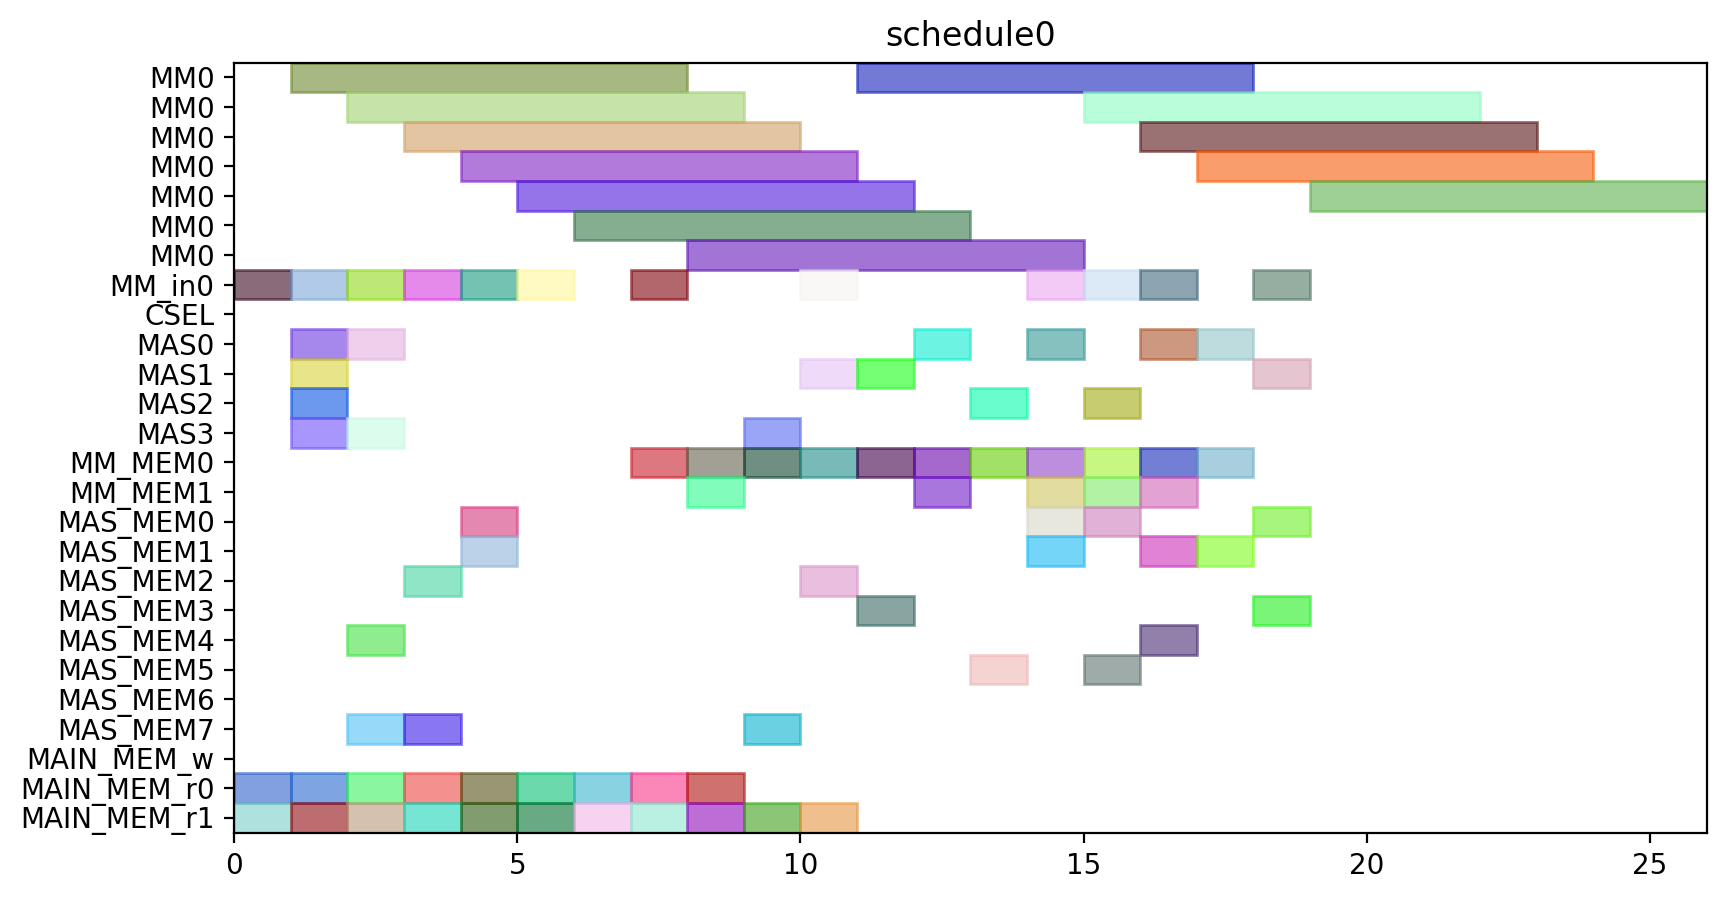

Generate this figure with Python:
from pyschedule import Scenario, solvers, plotters, alt


def solve():
	horizon = 90
	S = Scenario("schedule0", horizon=horizon)

	# resource
	MM = S.Resources('MM', num=1, size=7)
	MM_in = S.Resources('MM_in', num=1)
	CSEL = S.Resource('CSEL')
	MAS = S.Resources('MAS', num=4, size=1, periods=range(1, horizon))
	MM_MEM = S.Resources('MM_MEM', num=2)
	MAS_MEM = S.Resources('MAS_MEM', num=8)
	MAIN_MEM_w = S.Resource('MAIN_MEM_w', size=1)
	MAIN_MEM_r = S.Resources('MAIN_MEM_r', num=2)

	# result of previous scheduling

	# new tasks
	t0_in = S.Task('t0_in', length=1, delay_cost=1)
	t0_in += alt(MM_in)
	t0 = S.Task('t0', length=7, delay_cost=1)
	t0 += alt(MM)
	S += t0>=t0_in

	t0_mem0 = S.Task('t0_mem0', length=1, delay_cost=1)
	t0_mem0 += MAIN_MEM_r[0]
	t0_mem1 = S.Task('t0_mem1', length=1, delay_cost=1)
	t0_mem1 += MAIN_MEM_r[1]
	t1_in = S.Task('t1_in', length=1, delay_cost=1)
	t1_in += alt(MM_in)
	t1 = S.Task('t1', length=7, delay_cost=1)
	t1 += alt(MM)
	S += t1>=t1_in

	t1_mem0 = S.Task('t1_mem0', length=1, delay_cost=1)
	t1_mem0 += MAIN_MEM_r[0]
	t1_mem1 = S.Task('t1_mem1', length=1, delay_cost=1)
	t1_mem1 += MAIN_MEM_r[1]
	t2_in = S.Task('t2_in', length=1, delay_cost=1)
	t2_in += alt(MM_in)
	t2 = S.Task('t2', length=7, delay_cost=1)
	t2 += alt(MM)
	S += t2>=t2_in

	t2_mem0 = S.Task('t2_mem0', length=1, delay_cost=1)
	t2_mem0 += MAIN_MEM_r[0]
	t2_mem1 = S.Task('t2_mem1', length=1, delay_cost=1)
	t2_mem1 += MAIN_MEM_r[1]
	t3 = S.Task('t3', length=1, delay_cost=1)
	t3 += alt(MAS)

	t3_mem0 = S.Task('t3_mem0', length=1, delay_cost=1)
	t3_mem0 += MAIN_MEM_r[0]
	t3_mem1 = S.Task('t3_mem1', length=1, delay_cost=1)
	t3_mem1 += MAIN_MEM_r[1]
	t4 = S.Task('t4', length=1, delay_cost=1)
	t4 += alt(MAS)

	t4_mem0 = S.Task('t4_mem0', length=1, delay_cost=1)
	t4_mem0 += MAIN_MEM_r[0]
	t4_mem1 = S.Task('t4_mem1', length=1, delay_cost=1)
	t4_mem1 += MAIN_MEM_r[1]
	t8 = S.Task('t8', length=1, delay_cost=1)
	t8 += alt(MAS)

	t8_mem0 = S.Task('t8_mem0', length=1, delay_cost=1)
	t8_mem0 += MAIN_MEM_r[0]
	t8_mem1 = S.Task('t8_mem1', length=1, delay_cost=1)
	t8_mem1 += MAIN_MEM_r[1]
	t9 = S.Task('t9', length=1, delay_cost=1)
	t9 += alt(MAS)

	t9_mem0 = S.Task('t9_mem0', length=1, delay_cost=1)
	t9_mem0 += MAIN_MEM_r[0]
	t9_mem1 = S.Task('t9_mem1', length=1, delay_cost=1)
	t9_mem1 += MAIN_MEM_r[1]
	t13 = S.Task('t13', length=1, delay_cost=1)
	t13 += alt(MAS)

	t13_mem0 = S.Task('t13_mem0', length=1, delay_cost=1)
	t13_mem0 += MAIN_MEM_r[0]
	t13_mem1 = S.Task('t13_mem1', length=1, delay_cost=1)
	t13_mem1 += MAIN_MEM_r[1]
	t14 = S.Task('t14', length=1, delay_cost=1)
	t14 += alt(MAS)

	t14_mem0 = S.Task('t14_mem0', length=1, delay_cost=1)
	t14_mem0 += MAIN_MEM_r[0]
	t14_mem1 = S.Task('t14_mem1', length=1, delay_cost=1)
	t14_mem1 += MAIN_MEM_r[1]
	t5_in = S.Task('t5_in', length=1, delay_cost=1)
	t5_in += alt(MM_in)
	t5 = S.Task('t5', length=7, delay_cost=1)
	t5 += alt(MM)
	S += t5>=t5_in

	t5_mem0 = S.Task('t5_mem0', length=1, delay_cost=1)
	t5_mem0 += alt(MAS_MEM)
	S += (t3*MAS[0])-1 < t5_mem0*MAS_MEM[0]
	S += (t3*MAS[1])-1 < t5_mem0*MAS_MEM[2]
	S += (t3*MAS[2])-1 < t5_mem0*MAS_MEM[4]
	S += (t3*MAS[3])-1 < t5_mem0*MAS_MEM[6]
	S += t5_mem0 <= t5

	t5_mem1 = S.Task('t5_mem1', length=1, delay_cost=1)
	t5_mem1 += alt(MAS_MEM)
	S += (t4*MAS[0])-1 < t5_mem1*MAS_MEM[1]
	S += (t4*MAS[1])-1 < t5_mem1*MAS_MEM[3]
	S += (t4*MAS[2])-1 < t5_mem1*MAS_MEM[5]
	S += (t4*MAS[3])-1 < t5_mem1*MAS_MEM[7]
	S += t5_mem1 <= t5

	t6 = S.Task('t6', length=1, delay_cost=1)
	t6 += alt(MAS)

	t6_mem0 = S.Task('t6_mem0', length=1, delay_cost=1)
	t6_mem0 += alt(MM_MEM)
	S += (t0*MM[0])-1 < t6_mem0*MM_MEM[0]
	S += t6_mem0 <= t6

	t6_mem1 = S.Task('t6_mem1', length=1, delay_cost=1)
	t6_mem1 += alt(MM_MEM)
	S += (t1*MM[0])-1 < t6_mem1*MM_MEM[1]
	S += t6_mem1 <= t6

	t10_in = S.Task('t10_in', length=1, delay_cost=1)
	t10_in += alt(MM_in)
	t10 = S.Task('t10', length=7, delay_cost=1)
	t10 += alt(MM)
	S += t10>=t10_in

	t10_mem0 = S.Task('t10_mem0', length=1, delay_cost=1)
	t10_mem0 += alt(MAS_MEM)
	S += (t8*MAS[0])-1 < t10_mem0*MAS_MEM[0]
	S += (t8*MAS[1])-1 < t10_mem0*MAS_MEM[2]
	S += (t8*MAS[2])-1 < t10_mem0*MAS_MEM[4]
	S += (t8*MAS[3])-1 < t10_mem0*MAS_MEM[6]
	S += t10_mem0 <= t10

	t10_mem1 = S.Task('t10_mem1', length=1, delay_cost=1)
	t10_mem1 += alt(MAS_MEM)
	S += (t9*MAS[0])-1 < t10_mem1*MAS_MEM[1]
	S += (t9*MAS[1])-1 < t10_mem1*MAS_MEM[3]
	S += (t9*MAS[2])-1 < t10_mem1*MAS_MEM[5]
	S += (t9*MAS[3])-1 < t10_mem1*MAS_MEM[7]
	S += t10_mem1 <= t10

	t11 = S.Task('t11', length=1, delay_cost=1)
	t11 += alt(MAS)

	t11_mem0 = S.Task('t11_mem0', length=1, delay_cost=1)
	t11_mem0 += alt(MM_MEM)
	S += (t1*MM[0])-1 < t11_mem0*MM_MEM[0]
	S += t11_mem0 <= t11

	t11_mem1 = S.Task('t11_mem1', length=1, delay_cost=1)
	t11_mem1 += alt(MM_MEM)
	S += (t2*MM[0])-1 < t11_mem1*MM_MEM[1]
	S += t11_mem1 <= t11

	t15_in = S.Task('t15_in', length=1, delay_cost=1)
	t15_in += alt(MM_in)
	t15 = S.Task('t15', length=7, delay_cost=1)
	t15 += alt(MM)
	S += t15>=t15_in

	t15_mem0 = S.Task('t15_mem0', length=1, delay_cost=1)
	t15_mem0 += alt(MAS_MEM)
	S += (t13*MAS[0])-1 < t15_mem0*MAS_MEM[0]
	S += (t13*MAS[1])-1 < t15_mem0*MAS_MEM[2]
	S += (t13*MAS[2])-1 < t15_mem0*MAS_MEM[4]
	S += (t13*MAS[3])-1 < t15_mem0*MAS_MEM[6]
	S += t15_mem0 <= t15

	t15_mem1 = S.Task('t15_mem1', length=1, delay_cost=1)
	t15_mem1 += alt(MAS_MEM)
	S += (t14*MAS[0])-1 < t15_mem1*MAS_MEM[1]
	S += (t14*MAS[1])-1 < t15_mem1*MAS_MEM[3]
	S += (t14*MAS[2])-1 < t15_mem1*MAS_MEM[5]
	S += (t14*MAS[3])-1 < t15_mem1*MAS_MEM[7]
	S += t15_mem1 <= t15

	t16 = S.Task('t16', length=1, delay_cost=1)
	t16 += alt(MAS)

	t16_mem0 = S.Task('t16_mem0', length=1, delay_cost=1)
	t16_mem0 += alt(MM_MEM)
	S += (t0*MM[0])-1 < t16_mem0*MM_MEM[0]
	S += t16_mem0 <= t16

	t16_mem1 = S.Task('t16_mem1', length=1, delay_cost=1)
	t16_mem1 += alt(MM_MEM)
	S += (t2*MM[0])-1 < t16_mem1*MM_MEM[1]
	S += t16_mem1 <= t16

	t18 = S.Task('t18', length=1, delay_cost=1)
	t18 += alt(MAS)

	t18_mem0 = S.Task('t18_mem0', length=1, delay_cost=1)
	t18_mem0 += alt(MM_MEM)
	S += (t0*MM[0])-1 < t18_mem0*MM_MEM[0]
	S += t18_mem0 <= t18

	t20_in = S.Task('t20_in', length=1, delay_cost=1)
	t20_in += alt(MM_in)
	t20 = S.Task('t20', length=7, delay_cost=1)
	t20 += alt(MM)
	S += t20>=t20_in

	t20_mem0 = S.Task('t20_mem0', length=1, delay_cost=1)
	t20_mem0 += alt(MM_MEM)
	S += (t2*MM[0])-1 < t20_mem0*MM_MEM[0]
	S += t20_mem0 <= t20

	t20_mem1 = S.Task('t20_mem1', length=1, delay_cost=1)
	t20_mem1 += MAIN_MEM_r[1]
	t7 = S.Task('t7', length=1, delay_cost=1)
	t7 += alt(MAS)

	t7_mem0 = S.Task('t7_mem0', length=1, delay_cost=1)
	t7_mem0 += alt(MM_MEM)
	S += (t5*MM[0])-1 < t7_mem0*MM_MEM[0]
	S += t7_mem0 <= t7

	t7_mem1 = S.Task('t7_mem1', length=1, delay_cost=1)
	t7_mem1 += alt(MAS_MEM)
	S += (t6*MAS[0])-1 < t7_mem1*MAS_MEM[1]
	S += (t6*MAS[1])-1 < t7_mem1*MAS_MEM[3]
	S += (t6*MAS[2])-1 < t7_mem1*MAS_MEM[5]
	S += (t6*MAS[3])-1 < t7_mem1*MAS_MEM[7]
	S += t7_mem1 <= t7

	t12 = S.Task('t12', length=1, delay_cost=1)
	t12 += alt(MAS)

	t12_mem0 = S.Task('t12_mem0', length=1, delay_cost=1)
	t12_mem0 += alt(MM_MEM)
	S += (t10*MM[0])-1 < t12_mem0*MM_MEM[0]
	S += t12_mem0 <= t12

	t12_mem1 = S.Task('t12_mem1', length=1, delay_cost=1)
	t12_mem1 += alt(MAS_MEM)
	S += (t11*MAS[0])-1 < t12_mem1*MAS_MEM[1]
	S += (t11*MAS[1])-1 < t12_mem1*MAS_MEM[3]
	S += (t11*MAS[2])-1 < t12_mem1*MAS_MEM[5]
	S += (t11*MAS[3])-1 < t12_mem1*MAS_MEM[7]
	S += t12_mem1 <= t12

	t17 = S.Task('t17', length=1, delay_cost=1)
	t17 += alt(MAS)

	t17_mem0 = S.Task('t17_mem0', length=1, delay_cost=1)
	t17_mem0 += alt(MM_MEM)
	S += (t15*MM[0])-1 < t17_mem0*MM_MEM[0]
	S += t17_mem0 <= t17

	t17_mem1 = S.Task('t17_mem1', length=1, delay_cost=1)
	t17_mem1 += alt(MAS_MEM)
	S += (t16*MAS[0])-1 < t17_mem1*MAS_MEM[1]
	S += (t16*MAS[1])-1 < t17_mem1*MAS_MEM[3]
	S += (t16*MAS[2])-1 < t17_mem1*MAS_MEM[5]
	S += (t16*MAS[3])-1 < t17_mem1*MAS_MEM[7]
	S += t17_mem1 <= t17

	t19 = S.Task('t19', length=1, delay_cost=1)
	t19 += alt(MAS)

	t19_mem0 = S.Task('t19_mem0', length=1, delay_cost=1)
	t19_mem0 += alt(MM_MEM)
	S += (t0*MM[0])-1 < t19_mem0*MM_MEM[0]
	S += t19_mem0 <= t19

	t19_mem1 = S.Task('t19_mem1', length=1, delay_cost=1)
	t19_mem1 += alt(MAS_MEM)
	S += (t18*MAS[0])-1 < t19_mem1*MAS_MEM[1]
	S += (t18*MAS[1])-1 < t19_mem1*MAS_MEM[3]
	S += (t18*MAS[2])-1 < t19_mem1*MAS_MEM[5]
	S += (t18*MAS[3])-1 < t19_mem1*MAS_MEM[7]
	S += t19_mem1 <= t19

	t21 = S.Task('t21', length=1, delay_cost=1)
	t21 += alt(MAS)

	t21_mem0 = S.Task('t21_mem0', length=1, delay_cost=1)
	t21_mem0 += alt(MM_MEM)
	S += (t1*MM[0])-1 < t21_mem0*MM_MEM[0]
	S += t21_mem0 <= t21

	t21_mem1 = S.Task('t21_mem1', length=1, delay_cost=1)
	t21_mem1 += alt(MM_MEM)
	S += (t20*MM[0])-1 < t21_mem1*MM_MEM[1]
	S += t21_mem1 <= t21

	t22 = S.Task('t22', length=1, delay_cost=1)
	t22 += alt(MAS)

	t22_mem0 = S.Task('t22_mem0', length=1, delay_cost=1)
	t22_mem0 += alt(MM_MEM)
	S += (t1*MM[0])-1 < t22_mem0*MM_MEM[0]
	S += t22_mem0 <= t22

	t22_mem1 = S.Task('t22_mem1', length=1, delay_cost=1)
	t22_mem1 += alt(MM_MEM)
	S += (t20*MM[0])-1 < t22_mem1*MM_MEM[1]
	S += t22_mem1 <= t22

	t23_in = S.Task('t23_in', length=1, delay_cost=1)
	t23_in += alt(MM_in)
	t23 = S.Task('t23', length=7, delay_cost=1)
	t23 += alt(MM)
	S += t23>=t23_in

	t23_mem0 = S.Task('t23_mem0', length=1, delay_cost=1)
	t23_mem0 += alt(MAS_MEM)
	S += (t17*MAS[0])-1 < t23_mem0*MAS_MEM[0]
	S += (t17*MAS[1])-1 < t23_mem0*MAS_MEM[2]
	S += (t17*MAS[2])-1 < t23_mem0*MAS_MEM[4]
	S += (t17*MAS[3])-1 < t23_mem0*MAS_MEM[6]
	S += t23_mem0 <= t23

	t23_mem1 = S.Task('t23_mem1', length=1, delay_cost=1)
	t23_mem1 += MAIN_MEM_r[1]
	t25_in = S.Task('t25_in', length=1, delay_cost=1)
	t25_in += alt(MM_in)
	t25 = S.Task('t25', length=7, delay_cost=1)
	t25 += alt(MM)
	S += t25>=t25_in

	t25_mem0 = S.Task('t25_mem0', length=1, delay_cost=1)
	t25_mem0 += alt(MAS_MEM)
	S += (t7*MAS[0])-1 < t25_mem0*MAS_MEM[0]
	S += (t7*MAS[1])-1 < t25_mem0*MAS_MEM[2]
	S += (t7*MAS[2])-1 < t25_mem0*MAS_MEM[4]
	S += (t7*MAS[3])-1 < t25_mem0*MAS_MEM[6]
	S += t25_mem0 <= t25

	t25_mem1 = S.Task('t25_mem1', length=1, delay_cost=1)
	t25_mem1 += alt(MAS_MEM)
	S += (t22*MAS[0])-1 < t25_mem1*MAS_MEM[1]
	S += (t22*MAS[1])-1 < t25_mem1*MAS_MEM[3]
	S += (t22*MAS[2])-1 < t25_mem1*MAS_MEM[5]
	S += (t22*MAS[3])-1 < t25_mem1*MAS_MEM[7]
	S += t25_mem1 <= t25

	t27_in = S.Task('t27_in', length=1, delay_cost=1)
	t27_in += alt(MM_in)
	t27 = S.Task('t27', length=7, delay_cost=1)
	t27 += alt(MM)
	S += t27>=t27_in

	t27_mem0 = S.Task('t27_mem0', length=1, delay_cost=1)
	t27_mem0 += alt(MAS_MEM)
	S += (t22*MAS[0])-1 < t27_mem0*MAS_MEM[0]
	S += (t22*MAS[1])-1 < t27_mem0*MAS_MEM[2]
	S += (t22*MAS[2])-1 < t27_mem0*MAS_MEM[4]
	S += (t22*MAS[3])-1 < t27_mem0*MAS_MEM[6]
	S += t27_mem0 <= t27

	t27_mem1 = S.Task('t27_mem1', length=1, delay_cost=1)
	t27_mem1 += alt(MAS_MEM)
	S += (t21*MAS[0])-1 < t27_mem1*MAS_MEM[1]
	S += (t21*MAS[1])-1 < t27_mem1*MAS_MEM[3]
	S += (t21*MAS[2])-1 < t27_mem1*MAS_MEM[5]
	S += (t21*MAS[3])-1 < t27_mem1*MAS_MEM[7]
	S += t27_mem1 <= t27

	t28_in = S.Task('t28_in', length=1, delay_cost=1)
	t28_in += alt(MM_in)
	t28 = S.Task('t28', length=7, delay_cost=1)
	t28 += alt(MM)
	S += t28>=t28_in

	t28_mem0 = S.Task('t28_mem0', length=1, delay_cost=1)
	t28_mem0 += alt(MAS_MEM)
	S += (t19*MAS[0])-1 < t28_mem0*MAS_MEM[0]
	S += (t19*MAS[1])-1 < t28_mem0*MAS_MEM[2]
	S += (t19*MAS[2])-1 < t28_mem0*MAS_MEM[4]
	S += (t19*MAS[3])-1 < t28_mem0*MAS_MEM[6]
	S += t28_mem0 <= t28

	t28_mem1 = S.Task('t28_mem1', length=1, delay_cost=1)
	t28_mem1 += alt(MAS_MEM)
	S += (t7*MAS[0])-1 < t28_mem1*MAS_MEM[1]
	S += (t7*MAS[1])-1 < t28_mem1*MAS_MEM[3]
	S += (t7*MAS[2])-1 < t28_mem1*MAS_MEM[5]
	S += (t7*MAS[3])-1 < t28_mem1*MAS_MEM[7]
	S += t28_mem1 <= t28

	t29_in = S.Task('t29_in', length=1, delay_cost=1)
	t29_in += alt(MM_in)
	t29 = S.Task('t29', length=7, delay_cost=1)
	t29 += alt(MM)
	S += t29>=t29_in

	t29_mem0 = S.Task('t29_mem0', length=1, delay_cost=1)
	t29_mem0 += alt(MAS_MEM)
	S += (t21*MAS[0])-1 < t29_mem0*MAS_MEM[0]
	S += (t21*MAS[1])-1 < t29_mem0*MAS_MEM[2]
	S += (t21*MAS[2])-1 < t29_mem0*MAS_MEM[4]
	S += (t21*MAS[3])-1 < t29_mem0*MAS_MEM[6]
	S += t29_mem0 <= t29

	t29_mem1 = S.Task('t29_mem1', length=1, delay_cost=1)
	t29_mem1 += alt(MAS_MEM)
	S += (t12*MAS[0])-1 < t29_mem1*MAS_MEM[1]
	S += (t12*MAS[1])-1 < t29_mem1*MAS_MEM[3]
	S += (t12*MAS[2])-1 < t29_mem1*MAS_MEM[5]
	S += (t12*MAS[3])-1 < t29_mem1*MAS_MEM[7]
	S += t29_mem1 <= t29

	solvers.mip.solve(S,msg=1,kind='CPLEX',ratio_gap=1.01)

	solution = [['hoge']*len(S.solution()[1]) for i in range(len(S.solution()))]
	for i in range(len(S.solution())):
		for j in range(len(S.solution()[i])):
			solution[i][j]=str(S.solution()[i][j])
	print(solution)

	cycles = int(solution[-1][3])

	pic_file_name = "/home/mfukuda/ABE/multiRAM_multiMAS_16mux/scheduling_result/stage7MM1_stage1MAS4/EP_ADD_A_0/schedule0.png"
	if(S.solution() != []):
		plotters.matplotlib.plot(S,img_filename=pic_file_name, show_task_labels=False, fig_size=(cycles*0.25+3, 5))

	return solution
